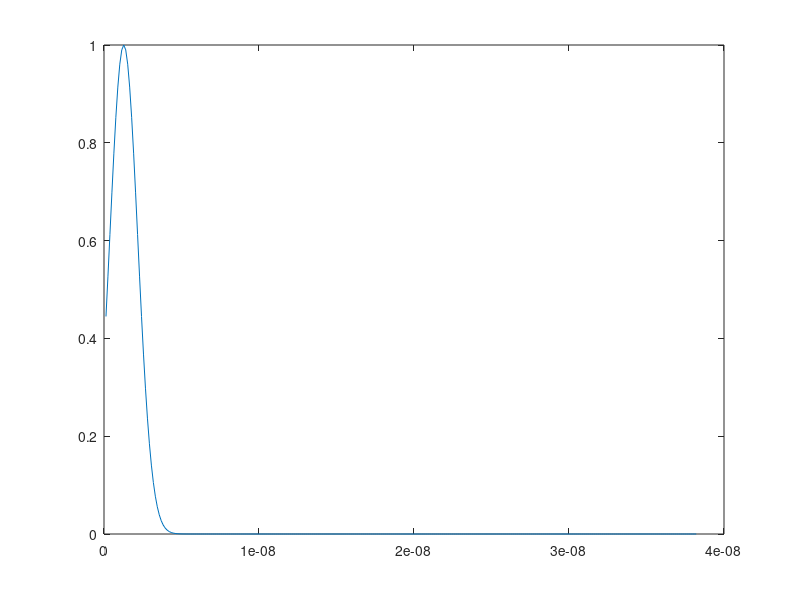

This chart was generated by the following MATLAB code: (Note: this script raises an error after producing the figure.)
% =========================================================================
% Zisheng Wang
% FDTD ABC condition 2D
% Final project of ECE 402
% =========================================================================

clc;clear;close all;

% =========================================================================
% CONSTANT
% =========================================================================
sigma_0 = 8.854187817e-12;
mu_0 = pi*4e-7;

% speed of light
c = 1/sqrt(sigma_0*mu_0);

% =========================================================================
% MAN SET PATAMETERS
% =========================================================================
% conductor of the material
sigma = 1 * sigma_0; % be air

% number of x
yNum = 400; 

% number of time step
tNum = 300;

xsource=yNum/2;
ysource=yNum/2;

% phase velocity
v_p = 1/sqrt(mu_0 * sigma);

S=1/(2^0.5);

% x step
delta_x = 5.4e-2; % example in textboot p.77

% time step
delta_t = S*delta_x/c;

E_z = zeros(yNum, yNum); % plus 2 for ABC first order;
H_x = zeros(yNum, yNum);
H_y = zeros(yNum, yNum);

E_z_record = zeros(tNum, yNum);
H_y_record = zeros(tNum, yNum);

% initialize with gaussian plus
E_in = exp( -((1:1:tNum)-10).^2/(10^2) );
plot((1:1:tNum)*delta_t, E_in);

E_mon = zeros(tNum,1);

p0=1;
p2=-0.5;
c0=(c/(2*S))*(1-(p0/S));
c1=-(c/(2*S))*(1+(p0/S));
c2=(c/(S^2))*(p0+(p2*S*S));
c3=-(p2*c)/2;
c0efffor=-(c0/c1);
c2efffor=-(c2/c1);
c3efffor=-(c3/c1);
c0=(c/(2*S))*(1+(p0/S));
c1=-(c/(2*S))*(1-(p0/S));
c2=-(c/(S^2))*(p0+(p2*S*S));
c3=(p2*c)/2;
c1effrev=-(c1/c0);
c2effrev=-(c2/c0);
c3effrev=-(c3/c0);

prev_xfor=zeros(1,yNum);
prev_x_minus_1for=zeros(1,yNum);
prev_yfor=zeros(yNum,1);
prev_y_minus_1for=zeros(yNum,1);
prev_xrev=zeros(1,yNum);
prev_x_minus_1rev=zeros(1,yNum);
prev_yrev=zeros(yNum,1);
prev_y_minus_1rev=zeros(yNum,1);

h = figure(2);
filename = 'testAnimated.gif';

for tt = 1:1:tNum-1
    
    % Setting time dependent boundaries to update only relevant parts of the 
    % vector where the wave has reached to avoid unnecessary updates.
    
    n1 = 2; n2 = yNum-2; n11 = 2; n22 = yNum-2;

    %Vector update instead of for-loop for Hy and Hx fields
    H_x(n1:n2-1,n11:n22-1)=H_x(n1:n2-1,n11:n22-1)-delta_t/(mu_0*delta_x)*(E_z(n1:n2-1,n11+1:n22)-E_z(n11:n2-1,n11:n22-1));
    H_y(n1:n2-1,n11:n22-1)=H_y(n1:n2-1,n11:n22-1)+delta_t/(mu_0*delta_x)*(E_z(n1+1:n2,n11:n22-1)-E_z(n11:n2-1,n11:n22-1));
    
    %Vector update instead of for-loop for Ez field
    E_z(n1+1:n2-1,n11+1:n22-1)=E_z(n1+1:n2-1,n11+1:n22-1)+(H_y(n1+1:n2-1,n11+1:n22-1)-H_y(n1:n2-2,n11+1:n22-1)-H_x(n1+1:n2-1,n11+1:n22-1)+H_x(n1+1:n2-1,n11:n22-2))*delta_t/(sigma*delta_x);
    
    %Mur's abc conditions obtained from Mur's difference equation for
    %forward boundary
    if tt>=yNum-2-xsource
        E_z(yNum-2,3:1:yNum-3)=c0efffor*(E_z(yNum-3,3:1:yNum-3)+prev_prev_xfor(1,3:1:yNum-3))-prev_prev_x_minus_1for(1,3:1:yNum-3)+c2efffor*(prev_xfor(1,3:1:yNum-3)+prev_x_minus_1for(1,3:1:yNum-3))+c3efffor*(prev_x_minus_1for(1,2:1:yNum-4)+prev_x_minus_1for(1,4:1:yNum-2)+prev_xfor(1,2:1:yNum-4)+prev_xfor(1,4:1:yNum-2));
    end
    
    %Storage vectors for boundary and boundary-1 values of previous and its
    %previous time steps updated at forward boundary
    prev_prev_xfor=prev_xfor;
    prev_prev_x_minus_1for=prev_x_minus_1for;
    prev_xfor(1,1:1:yNum)=E_z(yNum-2,1:1:yNum);
    prev_x_minus_1for(1,1:1:yNum)=E_z(yNum-3,1:1:yNum);
    
    %Mur's abc conditions obtained from Mur's difference equation for
    %backward boundary
    if tt>=xsource-3
        E_z(2,3:1:yNum-3)=-prev_prev_xrev(1,3:1:yNum-3)+c1effrev*(E_z(3,3:1:yNum-3)+prev_prev_x_minus_1rev(1,3:1:yNum-3))+c2effrev*(prev_xrev(1,3:1:yNum-3)+prev_x_minus_1rev(1,3:1:yNum-3))+c3effrev*(prev_x_minus_1rev(1,2:1:yNum-4)+prev_x_minus_1rev(1,4:1:yNum-2)+prev_xrev(1,2:1:yNum-4)+prev_xrev(1,4:1:yNum-2));
    end
    
    %Storage vectors for boundary and boundary-1 values of previous and its
    %previous time steps updated at backward boundary
    prev_prev_xrev=prev_xrev;
    prev_prev_x_minus_1rev=prev_x_minus_1rev;
    prev_xrev(1,1:1:yNum)=E_z(3,1:1:yNum);
    prev_x_minus_1rev(1,1:1:yNum)=E_z(2,1:1:yNum);
    
    %Mur's abc conditions obtained from Mur's difference equation for
    %upward boundary
    if tt>=yNum-2-ysource
        E_z(3:1:yNum-3,yNum-2)=c0efffor*(E_z(3:1:yNum-3,yNum-3)+prev_prev_yfor(3:1:yNum-3,1))-prev_prev_y_minus_1for(3:1:yNum-3,1)+c2efffor*(prev_yfor(3:1:yNum-3,1)+prev_y_minus_1for(3:1:yNum-3,1))+c3efffor*(prev_y_minus_1for(2:1:yNum-4,1)+prev_y_minus_1for(4:1:yNum-2,1)+prev_yfor(2:1:yNum-4,1)+prev_yfor(4:1:yNum-2,1));
    end
    
    yNum = 1;
    %Storage vectors for boundary and boundary-1 values of previous and its
    %previous time steps updated at upward boundary
    prev_prev_yfor=prev_yfor;
    prev_prev_y_minus_1for=prev_y_minus_1for;
    prev_yfor(1:1:yNum,1)=E_z(1:1:yNum,yNum-2);
    prev_y_minus_1for(1:1:yNum,1)=E_z(1:1:yNum,yNum-3);
    
    %Mur's abc conditions obtained from Mur's difference equation for
    %downward boundary
    if tt>=ysource-3
        E_z(3:1:yNum-3,2)=-prev_prev_yrev(3:1:yNum-3,1)+c1effrev*(E_z(3:1:yNum-3,3)+prev_prev_y_minus_1rev(3:1:yNum-3,1))+c2effrev*(prev_yrev(3:1:yNum-3,1)+prev_y_minus_1rev(3:1:yNum-3,1))+c3effrev*(prev_y_minus_1rev(2:1:yNum-4,1)+prev_y_minus_1rev(4:1:yNum-2,1)+prev_yrev(2:1:yNum-4,1)+prev_yrev(4:1:yNum-2,1));
    end
       
    %Storage vectors for boundary and boundary-1 values of previous and its
    %previous time steps updated at downward boundary
    prev_prev_yrev=prev_yrev;
    prev_prev_y_minus_1rev=prev_y_minus_1rev;
    prev_yrev(1:1:yNum,1)=E_z(1:1:yNum,3);
    prev_y_minus_1rev(1:1:yNum,1)=E_z(1:1:yNum,2);
        
    %Mirroring of corner values taking the fact that corners are reached by the fields from the previous corners
    %in two time steps as S=1/sqrt(2) viz. sqrt(2)*delta(distance between two corners) is reached in 2 time steps
    E_z(2,2)=prev_prev_xrev(3);
    E_z(2,yNum-2)=prev_prev_xrev(yNum-3);
    E_z(yNum-2,2)=prev_prev_x_minus_1for(3);
    E_z(yNum-2,yNum-2)=prev_prev_x_minus_1for(yNum-3);
    
    % Source conditions
    E_z(xsource,ysource)=E_in(tt);

    
    %Movie type colour scaled image plot of Ez
    imagesc(delta*(1:1:yNum)*1e+6,(1e+6*delta*(1:1:yNum))',E_z',[-1,1]);colorbar;
    title(['\fontsize{20}Colour-scaled image plot of Ez in a spatial domain with Mur absorbing boundary and at time = ',num2str(round(tt*deltat*1e+15)),' fs']); 
    xlabel('x (in um)','FontSize',20);
    ylabel('y (in um)','FontSize',20);
    set(gca,'FontSize',20);
    getframe;
   
%     set(h,'Position',[0 0 15 12*9/16]);
    % Capture the plot as an image 
%     frame = getframe(h); 
%     im = frame2im(frame); 
%     [imind,cm] = rgb2ind(im,256); 
%     % Write to the GIF File 
%     if tt == 1 
%       imwrite(imind,cm,filename,'gif', 'Loopcount',inf,'DelayTime',0.03); 
%     else 
%       imwrite(imind,cm,filename,'gif','WriteMode','append','DelayTime',0.03); 
%     end 
%     
%     E_mon(tt) = abs( E_z(399)/abs(max(E_z)) ) * 100;
end

% h = figure(2);
% plot( (1:1:tNum)*delta_t*10e6, E_mon );
% xlabel('t [\mu s]'); ylabel('E_{mon} [%]')
% title('FDTD with absolute boundary conditions for 1D and TE problem');
% axis([ 0 tNum*delta_t*10e6 0 100 ]);
% grid on;
% set(h,'Units','centimeters');
% set(h,'Position',[0 0 15 12*9/16]);
